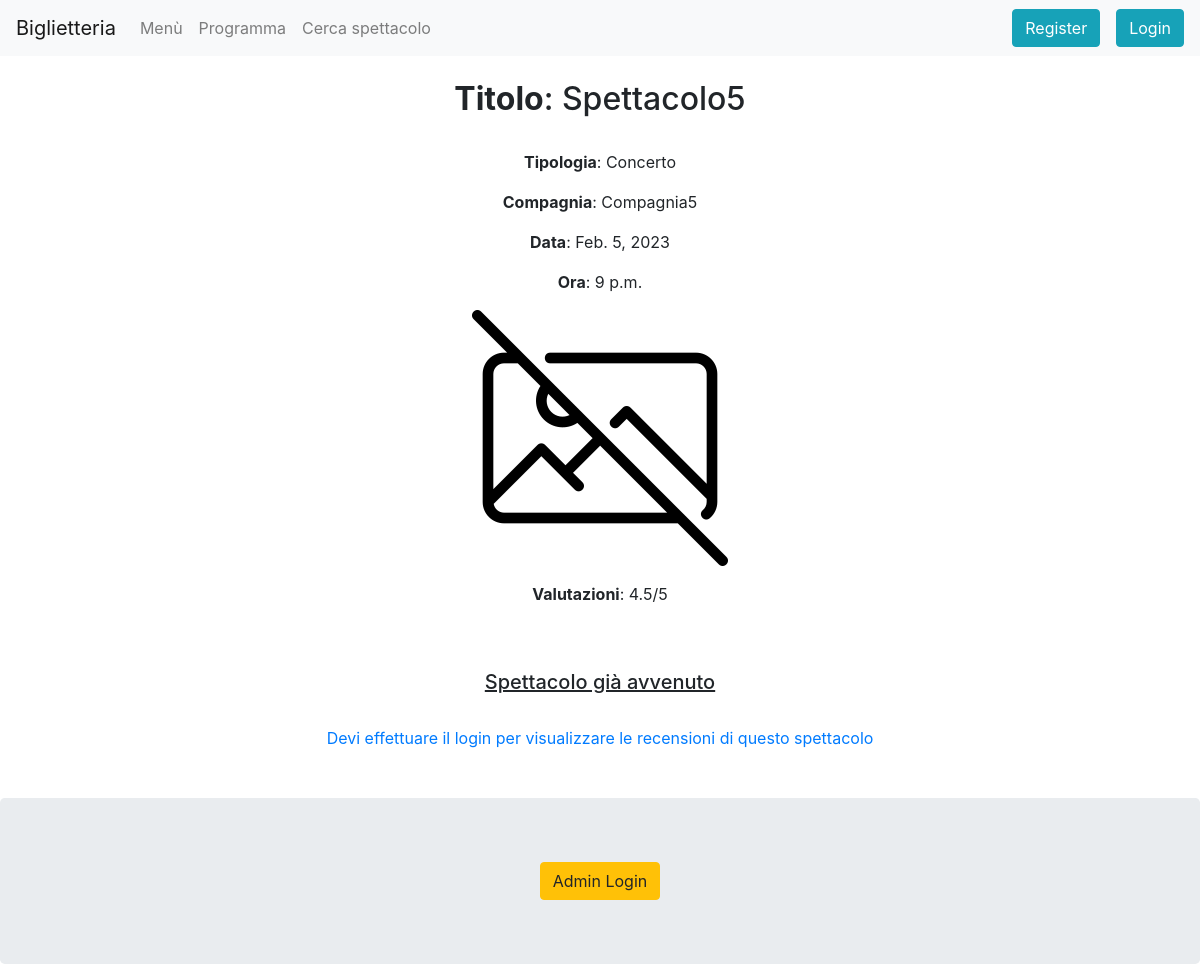
The app's page /gestione/infospettacolo/258/ with its own data.
### gestione/models.py (models this page shows, shortened)
class Show(models.Model):
    title = models.CharField(max_length=100)
    type = models.CharField(max_length=50)
    company = models.CharField(max_length=100)
    date = models.DateField(default=None, null=True, blank=True)
    hour = models.TimeField(default="21:00", null=True, blank=True)
    cover = models.ImageField(upload_to="gestione/covers", default="gestione/covers/default.png")
    seats = models.JSONField(default=dict)
    seat_rows = models.IntegerField(default=15, validators=[
        MinValueValidator(1),
        MaxValueValidator(26),
    ])
    seat_cols = models.IntegerField(default=20, validators=[
        MinValueValidator(1)
    ])
    seat_palco_rows = models.IntegerField(default=5, validators=[
        MinValueValidator(1),
        MaxValueValidator(26),
    ])
    score = models.IntegerField(default=0)
    def scheduled(self):
        if self.date > datetime.today().date():
            return True
        return False
    def get_score(self):
        revs = self.reviews.all()
        n = len(revs)
        if n == 0: return None
        s = 0
        for r in revs:
            s += r.score
        return s/n

class Review(models.Model):
    text = models.CharField(default="",max_length=250)
    score = models.PositiveIntegerField(validators=[MaxValueValidator(5), MinValueValidator(1)])
    show = models.ForeignKey(Show,on_delete=models.CASCADE, related_name='reviews')
    user = models.ForeignKey(User,on_delete=models.CASCADE, related_name='reviews')
    class Meta:
        unique_together = (('show', 'user'))

### gestione/views.py (the view, shortened to what this page needs)
# urls.py: path("infospettacolo/<pk>/", ShowDetailView.as_view(), name="show_detail"),
class ShowDetailView(DetailView):
    model = Show
    template_name = "gestione/info_show.html"
    def get_show_score(self):
        return self.get_object().get_score()
    def can_user_review(self):
        if self.request.user.is_authenticated:
            return self.get_object().can_user_review(self.request.user.id)
        return False
    def user_made_review(self):
        if self.request.user.is_authenticated:
            return self.get_object().user_made_review(self.request.user.id)
        return False

### gestione/templates/gestione/info_show.html (shortened to what this page needs)
{% extends "basebs.html" %}
{% block content %}
    <h2><b>Titolo</b>: {{object.title}}</h2>
    <br>
    <p><b>Tipologia</b>: {{object.type}}</p>
    <p><b>Compagnia</b>: {{object.company}}</p>
    <p><b>Data</b>: {{object.date}}</p>
    <p><b>Ora</b>: {{object.hour}}</p>
    <p><img src="{{object.cover.url}}"/></p>
    <p><b>Valutazioni</b>: {{view.get_show_score|floatformat:1}}/5</p>
    <br>
    <br>
    {% if object.scheduled == False %}
        <h5><ins>Spettacolo già avvenuto</ins></h5>
    {% endif %}
    <br>
    {% if object.reviews.all.count == 0 %}
        <p>Nessuna recensione al momento!</p>
    {% else  %}
        {% if user.is_authenticated %}
            <p><b>Recensioni degli utenti</b>:</p>
            <div class="row">
                {% for r in object.reviews.all %}
                    <div class="col-md-4">
                        <div class="card mb-2">
                            <div class="card-header">{{r.user.username}} ha votato {{r.score}}/5</div>
                            <div class="card-body">{{r.text}}</div>
                        </div>
                    </div>
                {% endfor %}
            </div>
        {% else %}
            <a href={% url "login" %}>Devi effettuare il login per visualizzare le recensioni di questo spettacolo </a>
            <br>
            <br>
        {% endif %}
    {% endif %}
{% endblock content %}

### records on screen
Show: title "Spettacolo5", type "Concerto", company "Compagnia5", date "Feb. 5, 2023", hour "9 p.m.", cover (placeholder picture), get_show_score "4.5"
